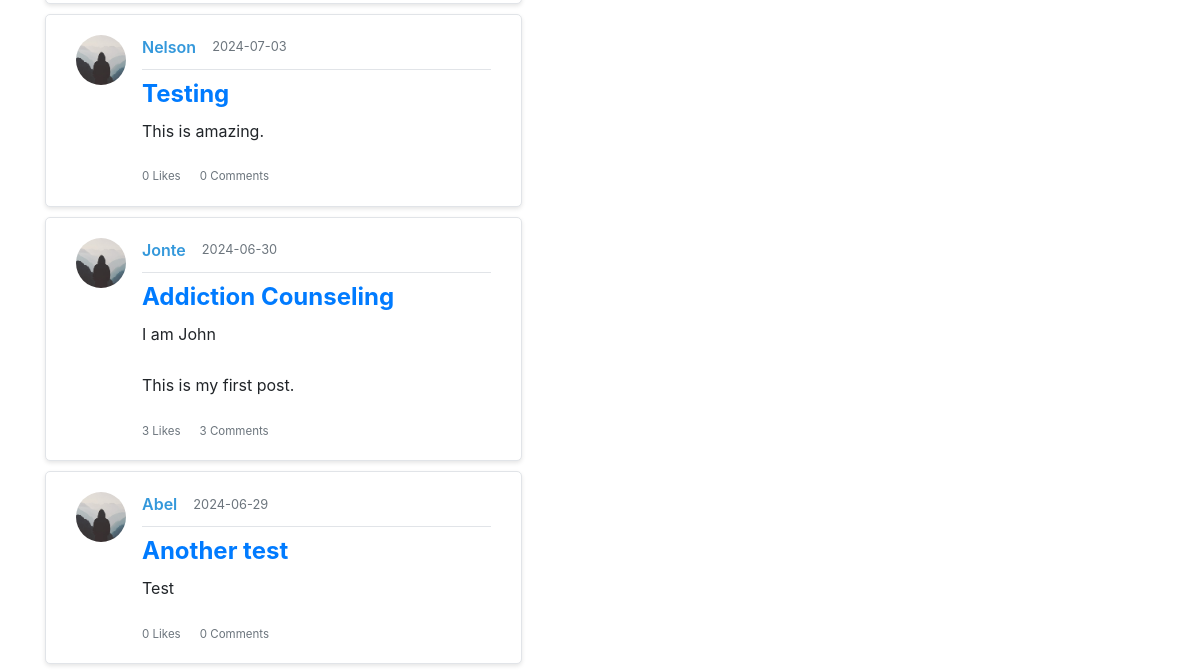
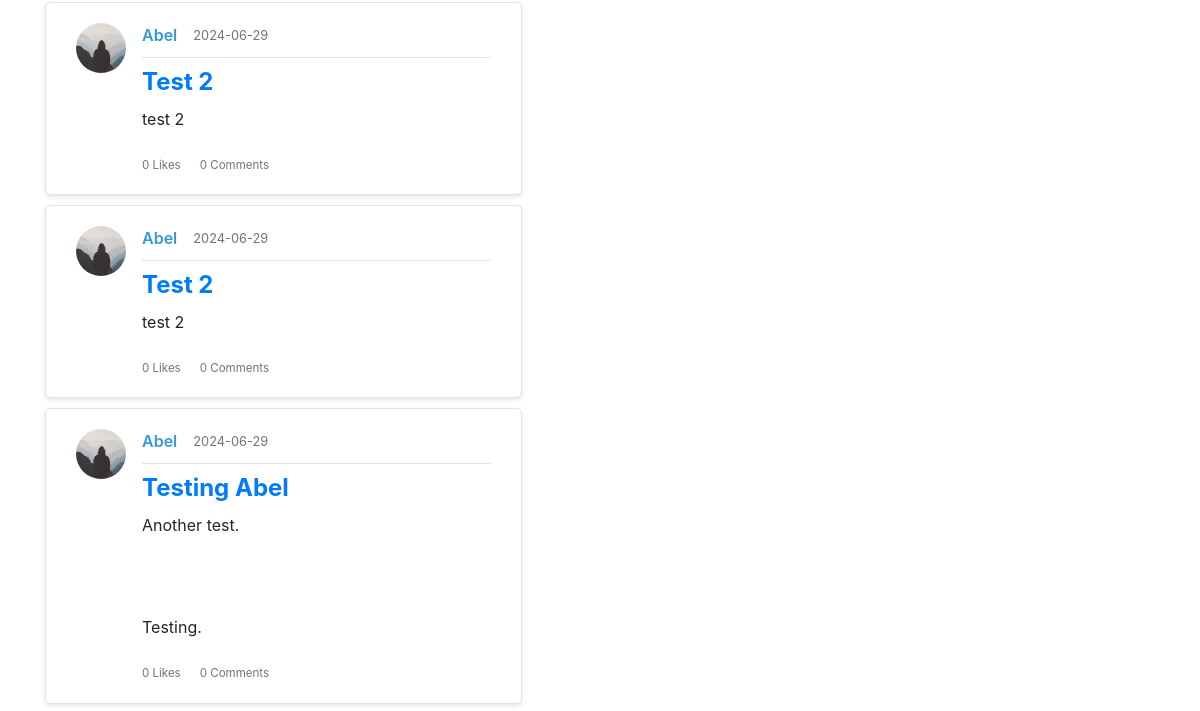
/blog (middle part), run on an earlier commit of the app's database (2 pictures, top to bottom).
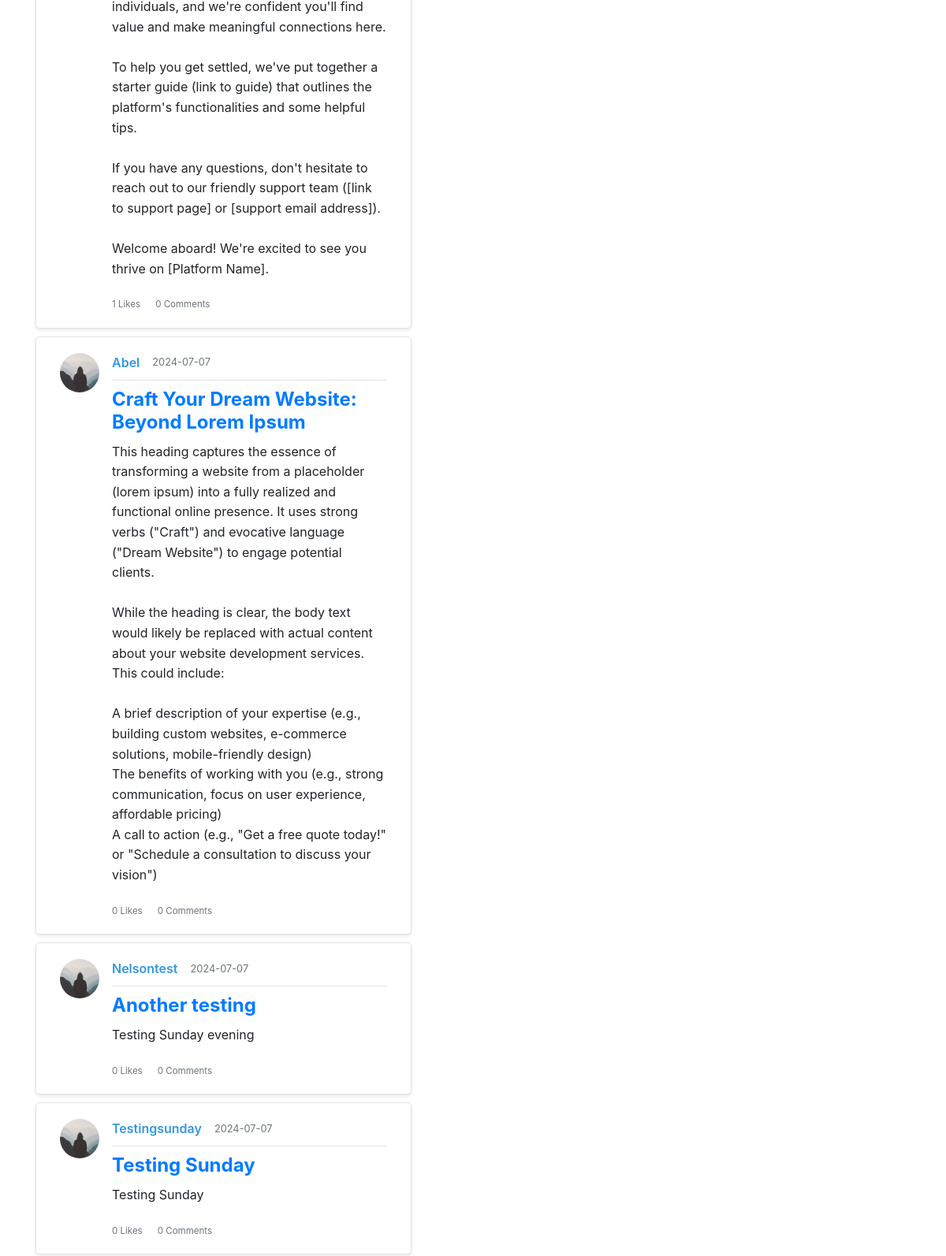
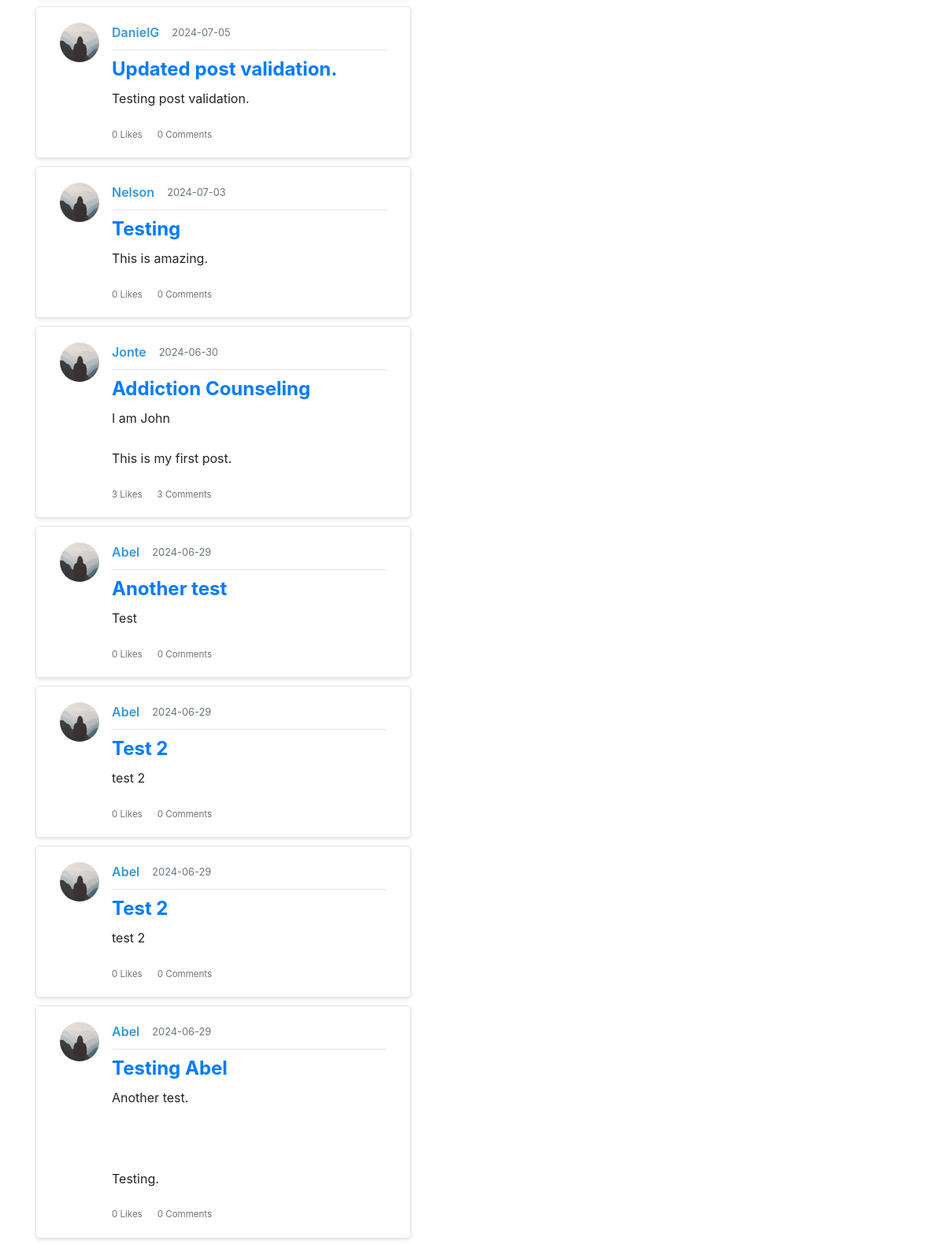
And on a later commit of the database (2 pictures, top to bottom).
### ambassador/models.py (models this page shows, shortened)
class Post(db.Model):
    id = db.Column(db.Integer, primary_key=True)
    title = db.Column(db.String(100), nullable=False)
    date_posted = db.Column(db.DateTime, nullable=False, default=datetime.utcnow)
    content = db.Column(db.Text, nullable=False)
    user_id = db.Column(db.Integer, db.ForeignKey('user.id'), nullable=False)
    approved = db.Column(db.Boolean, default=False)
    comments = db.relationship('Comment', backref='post', lazy=True)
    likes = db.relationship('Like', backref='post', lazy=True)

class User(db.Model, UserMixin):
    id = db.Column(db.Integer, primary_key=True)
    username = db.Column(db.String(20), unique=True, nullable=False)
    email = db.Column(db.String(120), unique=True, nullable=False)
    image_file = db.Column(db.String(20), nullable=False, default='default.jpg')
    password = db.Column(db.String(60), nullable=False)
    is_admin = db.Column(db.Boolean, default=False)
    posts = db.relationship('Post', backref='author', lazy=True)
    comments = db.relationship('Comment', backref='author', lazy=True)
    likes = db.relationship('Like', backref='user', lazy=True)

### ambassador/pages/blog.py (the view)
@blog.route('/blog')
def Blog():
    posts = Post.query.order_by(Post.date_posted.desc()).all()  # Order posts by newest first
    return render_template('blog.html', posts=posts)

### ambassador/templates/blog.html (shortened to what this page needs)
{% extends "layout.html" %}
{% block content %}
<div class="row">
    <div class="col-md-8">
        {% for post in posts %}
        <article class="media content-section">
            <img class="rounded-circle article-img" src="{{ url_for('static', filename='profile_pics/' + post.author.image_file) }}">
            <div class="media-body">
                <div class="article-metadata">
                    <a class="mr-2" href="#">{{ post.author.username }}</a>
                    <small class="text-muted ml-2">{{ post.date_posted.strftime('%Y-%m-%d') }}</small>
                </div>
                <h2 class="article-title">
                    <a href="{{ url_for('post.view_post', post_id=post.id) }}">{{ post.title }}</a>
                </h2>
                <p class="article-content">{{ post.content }}</p>
                <div class="post-stats">
                    <small class="text-muted">{{ post.likes|length }} Likes</small>
                    <small class="text-muted">{{ post.comments|length }} Comments</small>
                </div>
            </div>
        </article>
        {% endfor %}
    </div>
    <div class="col-md-4">
    </div>
</div>
{% endblock %}

### ambassador/templates/layout.html (shortened to what this page needs)
<!DOCTYPE html>
<html lang="en">
<head>
   <link rel="stylesheet" href="https://cdn.jsdelivr.net/npm/bootstrap@4.4.1/dist/css/bootstrap.min.css">
   <link rel="stylesheet" type="text/css" href="{{ url_for('static', filename='main.css') }}">
   <link rel="stylesheet" href="https://use.fontawesome.com/releases/v5.15.4/css/all.css"/>
</head>
<body>
      <main role="main" class="container">
        <div class="row">
          <div class="col-md-8">
            {% block content %}{% endblock %}
          </div>
        </div>
      </main>
<link rel="stylesheet" href="https://stackpath.bootstrapcdn.com/bootstrap/4.3.1/css/bootstrap.min.css">
</body>
</html>

### ambassador/static/main.css (style rules this page uses)
body { background: #f5f7fa; color: #333; margin: 0; font-family: 'Segoe UI', Tahoma, Geneva, Verdana, sans-serif; margin-top: 5rem; }
h1, h2, h3, h4, h5, h6 { color: #2c3e50; }
.container { width: 100%; padding-right: 15px; padding-left: 15px; margin-right: auto; margin-left: auto; }
.content-section { background: #ffffff; padding: 20px 30px; border: 1px solid #e1e4e8; border-radius: 5px; box-shadow: 0 2px 4px rgba(0, 0, 0, 0.1); margin-bottom: 10px; }
.article-title { color: #2c3e50; font-weight: bold; margin-bottom: 10px; font-size: 1.5rem; }
.article-content { white-space: pre-line; font-size: 1rem; line-height: 1.6; margin-bottom: 20px; }
.article-img { height: 75px; width: 75px; margin-right: 16px; border-radius: 50%; object-fit: cover; }
.article-metadata { padding-bottom: 10px; margin-bottom: 10px; border-bottom: 1px solid #e1e4e8; display: flex; align-items: center; }
.article-metadata a { color: #3498db; font-weight: 600; margin-right: 10px; }
.article-metadata small { color: #95a5a6; }
.article-img, .comment-img { width: 50px; height: 50px; }
.post-stats { font-size: 0.9rem; color: #777; }
.post-stats small { margin-right: 15px; }

### ambassador/templates/layout.html (style rules this page uses)
body { padding-bottom: 100px; padding-top: 70px; position: relative; min-height: 100vh; }

What changed in the data, as far as the page shows it:
added Post: likes|length "1", comments|length "0"
added Post: image_file (placeholder picture), author.username "Abel", date_posted "2024-07-07", title "Craft Your Dream Website: Beyond Lorem Ipsum", content "This heading captures the essence of transforming a website from a placeholder (lorem ipsum) into a fully realized and functional online presence. It uses strong verbs (\"Craft\") and evocative language (\"Dream Website\") to engage potential clients. While the heading is clear, the body text would likely be replaced with actual content about your website development services. This could include: A brief description of your expertise (e.g., building custom websites, e-commerce solutions, mobile-friendly design) The benefits of working with you (e.g., strong communication, focus on user experience, affordable pricing) A call to action (e.g., \"Get a free quote today!\" or \"Schedule a consultation…", likes|length "0", comments|length "0"
now on this page (row unchanged): Post: image_file (placeholder picture), author.username "Nelsontest", date_posted "2024-07-07", title "Another testing", content "Testing Sunday evening", likes|length "0", comments|length "0"
now on this page (row unchanged): Post: image_file (placeholder picture), author.username "Testingsunday", date_posted "2024-07-07", title "Testing Sunday", content "Testing Sunday", likes|length "0", comments|length "0"
now on this page (row unchanged): Post: image_file (placeholder picture), author.username "DanielG", date_posted "2024-07-05", title "Updated post validation.", content "Testing post validation.", likes|length "0", comments|length "0"
